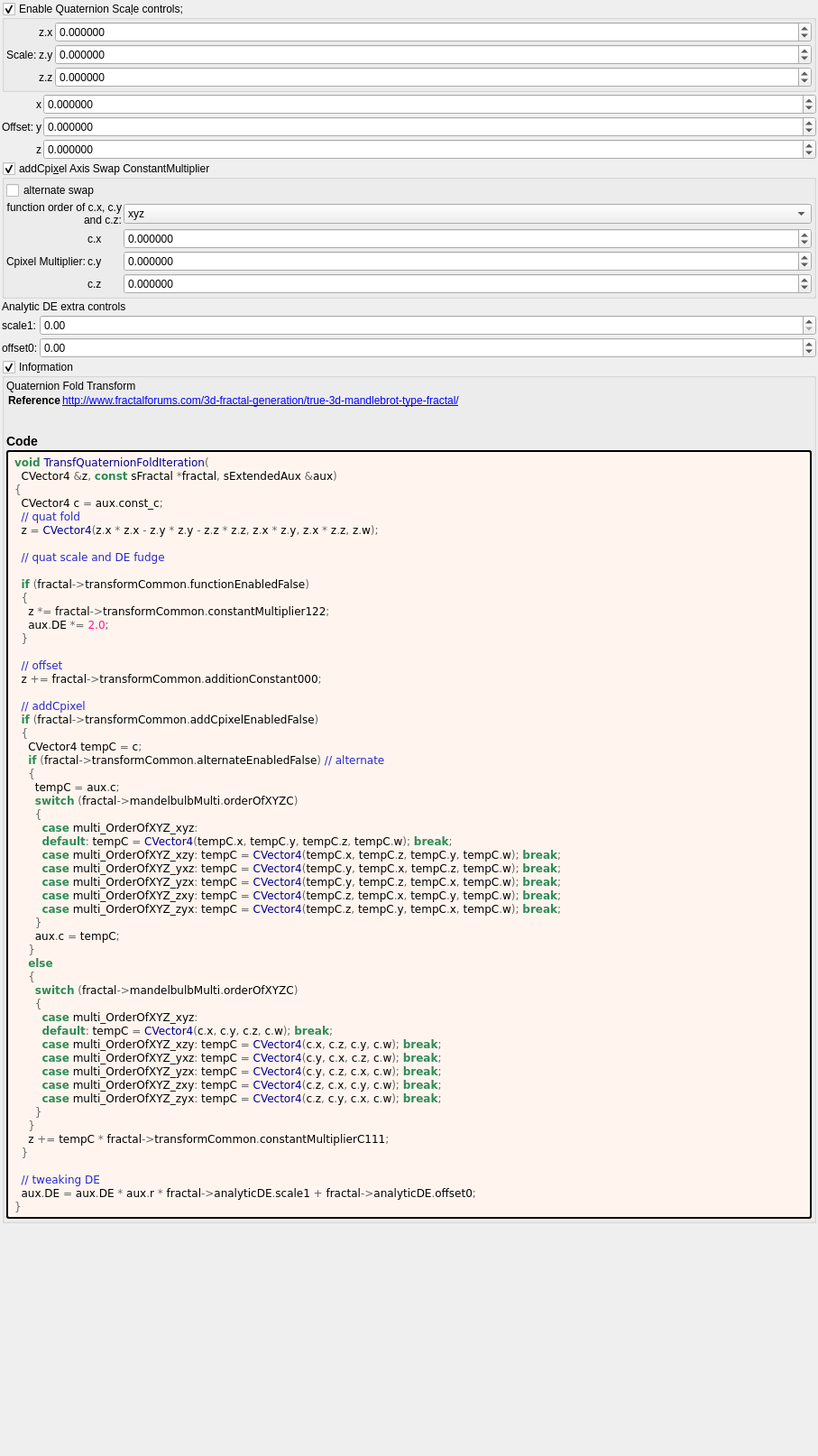
<?xml version="1.0" encoding="UTF-8"?>
<ui version="4.0">
 <class>transf_quaternion_fold</class>
 <widget class="QWidget" name="Form">
  <property name="geometry">
   <rect>
    <x>0</x>
    <y>0</y>
    <width>907</width>
    <height>1614</height>
   </rect>
  </property>
  <property name="windowTitle">
   <string notr="true">transf_quaternion_fold</string>
  </property>
  <layout class="QVBoxLayout" name="verticalLayout">
   <property name="spacing">
    <number>2</number>
   </property>
   <property name="leftMargin">
    <number>2</number>
   </property>
   <property name="topMargin">
    <number>2</number>
   </property>
   <property name="rightMargin">
    <number>2</number>
   </property>
   <property name="bottomMargin">
    <number>2</number>
   </property>
   <item>
    <widget class="MyGroupBox" name="groupCheck_transf_function_enabled_false">
     <property name="title">
      <string>Enable Quaternion Sca&amp;le controls;</string>
     </property>
     <property name="checkable">
      <bool>true</bool>
     </property>
     <layout class="QVBoxLayout" name="verticalLayout_9" stretch="0">
      <property name="spacing">
       <number>2</number>
      </property>
      <property name="leftMargin">
       <number>2</number>
      </property>
      <property name="topMargin">
       <number>2</number>
      </property>
      <property name="rightMargin">
       <number>2</number>
      </property>
      <property name="bottomMargin">
       <number>2</number>
      </property>
      <item>
       <layout class="QGridLayout" name="gridLayout_63" columnstretch="0,0,0,1" rowminimumheight="0,0,0,0,0">
        <property name="spacing">
         <number>2</number>
        </property>
        <item row="2" column="3">
         <widget class="MyDoubleSpinBox" name="spinbox3_transf_constant_multiplier_122_x">
          <property name="sizePolicy">
           <sizepolicy hsizetype="Minimum" vsizetype="Maximum">
            <horstretch>0</horstretch>
            <verstretch>0</verstretch>
           </sizepolicy>
          </property>
          <property name="prefix">
           <string/>
          </property>
          <property name="suffix">
           <string/>
          </property>
          <property name="decimals">
           <number>6</number>
          </property>
          <property name="minimum">
           <double>-99.989999999999995</double>
          </property>
          <property name="maximum">
           <double>99.989999999999995</double>
          </property>
          <property name="singleStep">
           <double>0.100000000000000</double>
          </property>
         </widget>
        </item>
        <item row="4" column="3">
         <widget class="MyDoubleSpinBox" name="spinbox3_transf_constant_multiplier_122_z">
          <property name="sizePolicy">
           <sizepolicy hsizetype="Minimum" vsizetype="Maximum">
            <horstretch>0</horstretch>
            <verstretch>0</verstretch>
           </sizepolicy>
          </property>
          <property name="prefix">
           <string/>
          </property>
          <property name="suffix">
           <string/>
          </property>
          <property name="decimals">
           <number>6</number>
          </property>
          <property name="minimum">
           <double>-99.989999999999995</double>
          </property>
          <property name="maximum">
           <double>99.989999999999995</double>
          </property>
          <property name="singleStep">
           <double>0.100000000000000</double>
          </property>
         </widget>
        </item>
        <item row="2" column="2">
         <widget class="QLabel" name="label_93">
          <property name="text">
           <string notr="true">z.x</string>
          </property>
         </widget>
        </item>
        <item row="3" column="1">
         <widget class="QLabel" name="label_91">
          <property name="text">
           <string>Scale:</string>
          </property>
         </widget>
        </item>
        <item row="3" column="2">
         <widget class="QLabel" name="label_90">
          <property name="text">
           <string notr="true">z.y</string>
          </property>
         </widget>
        </item>
        <item row="4" column="2">
         <widget class="QLabel" name="label_98">
          <property name="text">
           <string notr="true">z.z</string>
          </property>
         </widget>
        </item>
        <item row="3" column="3">
         <widget class="MyDoubleSpinBox" name="spinbox3_transf_constant_multiplier_122_y">
          <property name="sizePolicy">
           <sizepolicy hsizetype="Minimum" vsizetype="Maximum">
            <horstretch>0</horstretch>
            <verstretch>0</verstretch>
           </sizepolicy>
          </property>
          <property name="prefix">
           <string/>
          </property>
          <property name="suffix">
           <string/>
          </property>
          <property name="decimals">
           <number>6</number>
          </property>
          <property name="minimum">
           <double>-99.989999999999995</double>
          </property>
          <property name="maximum">
           <double>99.989999999999995</double>
          </property>
          <property name="singleStep">
           <double>0.100000000000000</double>
          </property>
         </widget>
        </item>
       </layout>
      </item>
     </layout>
    </widget>
   </item>
   <item>
    <layout class="QGridLayout" name="gridLayout_64" columnstretch="0,0,0,1">
     <property name="spacing">
      <number>2</number>
     </property>
     <item row="4" column="2">
      <widget class="QLabel" name="label_117">
       <property name="text">
        <string notr="true">z</string>
       </property>
      </widget>
     </item>
     <item row="3" column="1">
      <widget class="QLabel" name="label_256">
       <property name="text">
        <string>Offset:</string>
       </property>
      </widget>
     </item>
     <item row="2" column="2">
      <widget class="QLabel" name="label_115">
       <property name="text">
        <string notr="true">x</string>
       </property>
      </widget>
     </item>
     <item row="3" column="2">
      <widget class="QLabel" name="label_116">
       <property name="text">
        <string notr="true">y</string>
       </property>
      </widget>
     </item>
     <item row="3" column="3">
      <widget class="MyDoubleSpinBox" name="spinbox3_transf_addition_constant_y">
       <property name="sizePolicy">
        <sizepolicy hsizetype="Minimum" vsizetype="Maximum">
         <horstretch>0</horstretch>
         <verstretch>0</verstretch>
        </sizepolicy>
       </property>
       <property name="prefix">
        <string/>
       </property>
       <property name="suffix">
        <string/>
       </property>
       <property name="decimals">
        <number>6</number>
       </property>
       <property name="minimum">
        <double>-99.989999999999995</double>
       </property>
       <property name="maximum">
        <double>99.989999999999995</double>
       </property>
       <property name="singleStep">
        <double>0.100000000000000</double>
       </property>
      </widget>
     </item>
     <item row="2" column="3">
      <widget class="MyDoubleSpinBox" name="spinbox3_transf_addition_constant_x">
       <property name="sizePolicy">
        <sizepolicy hsizetype="Minimum" vsizetype="Maximum">
         <horstretch>0</horstretch>
         <verstretch>0</verstretch>
        </sizepolicy>
       </property>
       <property name="prefix">
        <string/>
       </property>
       <property name="suffix">
        <string/>
       </property>
       <property name="decimals">
        <number>6</number>
       </property>
       <property name="minimum">
        <double>-99.989999999999995</double>
       </property>
       <property name="maximum">
        <double>99.989999999999995</double>
       </property>
       <property name="singleStep">
        <double>0.100000000000000</double>
       </property>
      </widget>
     </item>
     <item row="4" column="3">
      <widget class="MyDoubleSpinBox" name="spinbox3_transf_addition_constant_z">
       <property name="sizePolicy">
        <sizepolicy hsizetype="Minimum" vsizetype="Maximum">
         <horstretch>0</horstretch>
         <verstretch>0</verstretch>
        </sizepolicy>
       </property>
       <property name="prefix">
        <string/>
       </property>
       <property name="suffix">
        <string/>
       </property>
       <property name="decimals">
        <number>6</number>
       </property>
       <property name="minimum">
        <double>-99.989999999999995</double>
       </property>
       <property name="maximum">
        <double>99.989999999999995</double>
       </property>
       <property name="singleStep">
        <double>0.100000000000000</double>
       </property>
      </widget>
     </item>
    </layout>
   </item>
   <item>
    <widget class="MyGroupBox" name="groupCheck_transf_addCpixel_enabled_false">
     <property name="toolTip">
      <string>&lt;html&gt;&lt;head/&gt;&lt;body&gt;&lt;p&gt;Cpixel is CVector3 c = ( c.x, c.y, c.z). It is each original point (pixel) in 3D space where the iteration starts from, ( c = original z for each point .) It is commonly found in formula structures z = f(z) + c.&lt;/p&gt;&lt;p&gt;The Cpixel multiplier effectively scales this point &amp;quot;c&amp;quot;.&lt;/p&gt;&lt;p&gt;This transform allows the swapping of the order of the &amp;quot;CVector3 c&amp;quot; components before being multiplied by &amp;quot;CVector3 z&amp;quot; components.&lt;/p&gt;&lt;/body&gt;&lt;/html&gt;</string>
     </property>
     <property name="title">
      <string>addCpi&amp;xel Axis Swap ConstantMultiplier</string>
     </property>
     <property name="checkable">
      <bool>true</bool>
     </property>
     <layout class="QVBoxLayout" name="verticalLayout_51">
      <property name="spacing">
       <number>2</number>
      </property>
      <property name="leftMargin">
       <number>2</number>
      </property>
      <property name="topMargin">
       <number>2</number>
      </property>
      <property name="rightMargin">
       <number>2</number>
      </property>
      <property name="bottomMargin">
       <number>2</number>
      </property>
      <item>
       <widget class="MyCheckBox" name="checkBox_transf_alternate_enabled_false">
        <property name="text">
         <string>alternate swap</string>
        </property>
       </widget>
      </item>
      <item>
       <layout class="QGridLayout" name="gridLayout_25" columnstretch="0,0,1">
        <property name="spacing">
         <number>2</number>
        </property>
        <item row="4" column="1">
         <widget class="QLabel" name="label_111">
          <property name="text">
           <string notr="true">c.z</string>
          </property>
         </widget>
        </item>
        <item row="2" column="1">
         <widget class="QLabel" name="label_109">
          <property name="text">
           <string notr="true">c.x</string>
          </property>
         </widget>
        </item>
        <item row="3" column="0">
         <widget class="QLabel" name="label_108">
          <property name="text">
           <string>Cpixel Multiplier:</string>
          </property>
         </widget>
        </item>
        <item row="3" column="2">
         <widget class="MyDoubleSpinBox" name="spinbox3_transf_constant_multiplierC_111_y">
          <property name="sizePolicy">
           <sizepolicy hsizetype="Minimum" vsizetype="Maximum">
            <horstretch>0</horstretch>
            <verstretch>0</verstretch>
           </sizepolicy>
          </property>
          <property name="prefix">
           <string/>
          </property>
          <property name="suffix">
           <string/>
          </property>
          <property name="decimals">
           <number>6</number>
          </property>
          <property name="minimum">
           <double>-99.989999999999995</double>
          </property>
          <property name="maximum">
           <double>99.989999999999995</double>
          </property>
          <property name="singleStep">
           <double>0.100000000000000</double>
          </property>
         </widget>
        </item>
        <item row="4" column="2">
         <widget class="MyDoubleSpinBox" name="spinbox3_transf_constant_multiplierC_111_z">
          <property name="sizePolicy">
           <sizepolicy hsizetype="Minimum" vsizetype="Maximum">
            <horstretch>0</horstretch>
            <verstretch>0</verstretch>
           </sizepolicy>
          </property>
          <property name="prefix">
           <string/>
          </property>
          <property name="suffix">
           <string/>
          </property>
          <property name="decimals">
           <number>6</number>
          </property>
          <property name="minimum">
           <double>-99.989999999999995</double>
          </property>
          <property name="maximum">
           <double>99.989999999999995</double>
          </property>
          <property name="singleStep">
           <double>0.100000000000000</double>
          </property>
         </widget>
        </item>
        <item row="3" column="1">
         <widget class="QLabel" name="label_110">
          <property name="text">
           <string notr="true">c.y</string>
          </property>
         </widget>
        </item>
        <item row="1" column="2">
         <widget class="MyComboBox" name="comboBox_mandelbulbMulti_order_of_xyz_C">
          <item>
           <property name="text">
            <string notr="true">xyz</string>
           </property>
          </item>
          <item>
           <property name="text">
            <string notr="true">xzy</string>
           </property>
          </item>
          <item>
           <property name="text">
            <string notr="true">yxz</string>
           </property>
          </item>
          <item>
           <property name="text">
            <string notr="true">yzx</string>
           </property>
          </item>
          <item>
           <property name="text">
            <string notr="true">zxy</string>
           </property>
          </item>
          <item>
           <property name="text">
            <string notr="true">zyx</string>
           </property>
          </item>
         </widget>
        </item>
        <item row="2" column="2">
         <widget class="MyDoubleSpinBox" name="spinbox3_transf_constant_multiplierC_111_x">
          <property name="sizePolicy">
           <sizepolicy hsizetype="Minimum" vsizetype="Maximum">
            <horstretch>0</horstretch>
            <verstretch>0</verstretch>
           </sizepolicy>
          </property>
          <property name="prefix">
           <string/>
          </property>
          <property name="suffix">
           <string/>
          </property>
          <property name="decimals">
           <number>6</number>
          </property>
          <property name="minimum">
           <double>-99.989999999999995</double>
          </property>
          <property name="maximum">
           <double>99.989999999999995</double>
          </property>
          <property name="singleStep">
           <double>0.100000000000000</double>
          </property>
         </widget>
        </item>
        <item row="1" column="0" colspan="2">
         <widget class="QLabel" name="label">
          <property name="text">
           <string>function order of c.x, c.y and c.z:</string>
          </property>
          <property name="alignment">
           <set>Qt::AlignRight|Qt::AlignTrailing|Qt::AlignVCenter</set>
          </property>
          <property name="wordWrap">
           <bool>true</bool>
          </property>
         </widget>
        </item>
       </layout>
      </item>
     </layout>
    </widget>
   </item>
   <item>
    <widget class="QLabel" name="label_112">
     <property name="text">
      <string>Analytic DE extra controls</string>
     </property>
    </widget>
   </item>
   <item>
    <layout class="QGridLayout" name="gridLayout_27" columnstretch="0,0,1">
     <property name="spacing">
      <number>2</number>
     </property>
     <item row="1" column="2">
      <widget class="MyDoubleSpinBox" name="spinbox_analyticDE_offset_0">
       <property name="sizePolicy">
        <sizepolicy hsizetype="Minimum" vsizetype="Maximum">
         <horstretch>0</horstretch>
         <verstretch>0</verstretch>
        </sizepolicy>
       </property>
       <property name="prefix">
        <string/>
       </property>
       <property name="suffix">
        <string/>
       </property>
       <property name="decimals">
        <number>2</number>
       </property>
       <property name="minimum">
        <double>-99.989999999999995</double>
       </property>
       <property name="maximum">
        <double>99.989999999999995</double>
       </property>
       <property name="singleStep">
        <double>0.100000000000000</double>
       </property>
      </widget>
     </item>
     <item row="1" column="1">
      <widget class="QLabel" name="label_177">
       <property name="text">
        <string>offset0:</string>
       </property>
      </widget>
     </item>
     <item row="0" column="1">
      <widget class="QLabel" name="label_176">
       <property name="text">
        <string>scale1:</string>
       </property>
      </widget>
     </item>
     <item row="0" column="2">
      <widget class="MyDoubleSpinBox" name="spinbox_analyticDE_scale_1">
       <property name="sizePolicy">
        <sizepolicy hsizetype="Minimum" vsizetype="Maximum">
         <horstretch>0</horstretch>
         <verstretch>0</verstretch>
        </sizepolicy>
       </property>
       <property name="prefix">
        <string/>
       </property>
       <property name="suffix">
        <string/>
       </property>
       <property name="decimals">
        <number>2</number>
       </property>
       <property name="minimum">
        <double>0.000000000000000</double>
       </property>
       <property name="maximum">
        <double>99.989999999999995</double>
       </property>
       <property name="singleStep">
        <double>0.100000000000000</double>
       </property>
      </widget>
     </item>
    </layout>
   </item>
   <item>
    <widget class="MyGroupBox" name="groupCheck_info">
     <property name="title">
      <string>Info&amp;rmation</string>
     </property>
     <property name="flat">
      <bool>false</bool>
     </property>
     <property name="checkable">
      <bool>true</bool>
     </property>
     <layout class="QVBoxLayout" name="verticalLayout_2">
      <property name="spacing">
       <number>2</number>
      </property>
      <property name="leftMargin">
       <number>2</number>
      </property>
      <property name="topMargin">
       <number>2</number>
      </property>
      <property name="rightMargin">
       <number>2</number>
      </property>
      <property name="bottomMargin">
       <number>2</number>
      </property>
      <item>
       <widget class="QLabel" name="label_information_general">
        <property name="text">
         <string notr="true">&lt;p&gt;Quaternion Fold Transform&lt;/p&gt;&lt;table&gt;
&lt;tr&gt;&lt;th&gt;Reference&lt;/th&gt;&lt;td&gt;&lt;a href=&quot;http://www.fractalforums.com/3d-fractal-generation/true-3d-mandlebrot-type-fractal/&quot;&gt;http://www.fractalforums.com/3d-fractal-generation/true-3d-mandlebrot-type-fractal/&lt;br&gt;
&lt;/td&gt;&lt;/tr&gt;
&lt;/table&gt;
&lt;h3&gt;Code&lt;/h3&gt;</string>
        </property>
        <property name="wordWrap">
         <bool>true</bool>
        </property>
        <property name="openExternalLinks">
         <bool>true</bool>
        </property>
        <property name="textInteractionFlags">
         <set>Qt::LinksAccessibleByMouse|Qt::TextSelectableByMouse</set>
        </property>
       </widget>
      </item>
      <item>
       <widget class="QLabel" name="label_code_content">
        <property name="styleSheet">
         <string notr="true">border-style: outset; border-width: 2px; border-radius: 3px; border-color: black; background-color: #fff5ee; padding: 4px;</string>
        </property>
        <property name="text">
         <string notr="true">&lt;body style=&quot;background-color:#fff5ee&quot;&gt;
&lt;pre style=&quot;color:#000000; background-color:#fff5ee;  font-family:'Courier New',monospace;&quot;&gt;&lt;span style=&quot;color:#2e8b57; font-weight:bold&quot;&gt;void&lt;/span&gt; &lt;span style=&quot;color:#00008f&quot;&gt;TransfQuaternionFoldIteration&lt;/span&gt;&lt;span style=&quot;color:#676767&quot;&gt;(&lt;/span&gt;
  CVector4 &lt;span style=&quot;color:#676767&quot;&gt;&amp;amp;&lt;/span&gt;z&lt;span style=&quot;color:#676767&quot;&gt;,&lt;/span&gt; &lt;span style=&quot;color:#2e8b57; font-weight:bold&quot;&gt;const&lt;/span&gt; sFractal &lt;span style=&quot;color:#676767&quot;&gt;*&lt;/span&gt;fractal&lt;span style=&quot;color:#676767&quot;&gt;,&lt;/span&gt; sExtendedAux &lt;span style=&quot;color:#676767&quot;&gt;&amp;amp;&lt;/span&gt;aux&lt;span style=&quot;color:#676767&quot;&gt;)&lt;/span&gt;
&lt;span style=&quot;color:#676767&quot;&gt;{&lt;/span&gt;
  CVector4 c &lt;span style=&quot;color:#676767&quot;&gt;=&lt;/span&gt; aux&lt;span style=&quot;color:#676767&quot;&gt;.&lt;/span&gt;const_c&lt;span style=&quot;color:#676767&quot;&gt;;&lt;/span&gt;
  &lt;span style=&quot;color:#2929cc&quot;&gt;// quat fold&lt;/span&gt;
  z &lt;span style=&quot;color:#676767&quot;&gt;=&lt;/span&gt; &lt;span style=&quot;color:#00008f&quot;&gt;CVector4&lt;/span&gt;&lt;span style=&quot;color:#676767&quot;&gt;(&lt;/span&gt;z&lt;span style=&quot;color:#676767&quot;&gt;.&lt;/span&gt;x &lt;span style=&quot;color:#676767&quot;&gt;*&lt;/span&gt; z&lt;span style=&quot;color:#676767&quot;&gt;.&lt;/span&gt;x &lt;span style=&quot;color:#676767&quot;&gt;-&lt;/span&gt; z&lt;span style=&quot;color:#676767&quot;&gt;.&lt;/span&gt;y &lt;span style=&quot;color:#676767&quot;&gt;*&lt;/span&gt; z&lt;span style=&quot;color:#676767&quot;&gt;.&lt;/span&gt;y &lt;span style=&quot;color:#676767&quot;&gt;-&lt;/span&gt; z&lt;span style=&quot;color:#676767&quot;&gt;.&lt;/span&gt;z &lt;span style=&quot;color:#676767&quot;&gt;*&lt;/span&gt; z&lt;span style=&quot;color:#676767&quot;&gt;.&lt;/span&gt;z&lt;span style=&quot;color:#676767&quot;&gt;,&lt;/span&gt; z&lt;span style=&quot;color:#676767&quot;&gt;.&lt;/span&gt;x &lt;span style=&quot;color:#676767&quot;&gt;*&lt;/span&gt; z&lt;span style=&quot;color:#676767&quot;&gt;.&lt;/span&gt;y&lt;span style=&quot;color:#676767&quot;&gt;,&lt;/span&gt; z&lt;span style=&quot;color:#676767&quot;&gt;.&lt;/span&gt;x &lt;span style=&quot;color:#676767&quot;&gt;*&lt;/span&gt; z&lt;span style=&quot;color:#676767&quot;&gt;.&lt;/span&gt;z&lt;span style=&quot;color:#676767&quot;&gt;,&lt;/span&gt; z&lt;span style=&quot;color:#676767&quot;&gt;.&lt;/span&gt;w&lt;span style=&quot;color:#676767&quot;&gt;);&lt;/span&gt;

  &lt;span style=&quot;color:#2929cc&quot;&gt;// quat scale and DE fudge&lt;/span&gt;

  &lt;span style=&quot;color:#2e8b57; font-weight:bold&quot;&gt;if&lt;/span&gt; &lt;span style=&quot;color:#676767&quot;&gt;(&lt;/span&gt;fractal&lt;span style=&quot;color:#676767&quot;&gt;-&amp;gt;&lt;/span&gt;transformCommon&lt;span style=&quot;color:#676767&quot;&gt;.&lt;/span&gt;functionEnabledFalse&lt;span style=&quot;color:#676767&quot;&gt;)&lt;/span&gt;
  &lt;span style=&quot;color:#676767&quot;&gt;{&lt;/span&gt;
    z &lt;span style=&quot;color:#676767&quot;&gt;*=&lt;/span&gt; fractal&lt;span style=&quot;color:#676767&quot;&gt;-&amp;gt;&lt;/span&gt;transformCommon&lt;span style=&quot;color:#676767&quot;&gt;.&lt;/span&gt;constantMultiplier122&lt;span style=&quot;color:#676767&quot;&gt;;&lt;/span&gt;
    aux&lt;span style=&quot;color:#676767&quot;&gt;.&lt;/span&gt;DE &lt;span style=&quot;color:#676767&quot;&gt;*=&lt;/span&gt; &lt;span style=&quot;color:#ff1493&quot;&gt;2.0&lt;/span&gt;&lt;span style=&quot;color:#676767&quot;&gt;;&lt;/span&gt;
  &lt;span style=&quot;color:#676767&quot;&gt;}&lt;/span&gt;

  &lt;span style=&quot;color:#2929cc&quot;&gt;// offset&lt;/span&gt;
  z &lt;span style=&quot;color:#676767&quot;&gt;+=&lt;/span&gt; fractal&lt;span style=&quot;color:#676767&quot;&gt;-&amp;gt;&lt;/span&gt;transformCommon&lt;span style=&quot;color:#676767&quot;&gt;.&lt;/span&gt;additionConstant000&lt;span style=&quot;color:#676767&quot;&gt;;&lt;/span&gt;

  &lt;span style=&quot;color:#2929cc&quot;&gt;// addCpixel&lt;/span&gt;
  &lt;span style=&quot;color:#2e8b57; font-weight:bold&quot;&gt;if&lt;/span&gt; &lt;span style=&quot;color:#676767&quot;&gt;(&lt;/span&gt;fractal&lt;span style=&quot;color:#676767&quot;&gt;-&amp;gt;&lt;/span&gt;transformCommon&lt;span style=&quot;color:#676767&quot;&gt;.&lt;/span&gt;addCpixelEnabledFalse&lt;span style=&quot;color:#676767&quot;&gt;)&lt;/span&gt;
  &lt;span style=&quot;color:#676767&quot;&gt;{&lt;/span&gt;
    CVector4 tempC &lt;span style=&quot;color:#676767&quot;&gt;=&lt;/span&gt; c&lt;span style=&quot;color:#676767&quot;&gt;;&lt;/span&gt;
    &lt;span style=&quot;color:#2e8b57; font-weight:bold&quot;&gt;if&lt;/span&gt; &lt;span style=&quot;color:#676767&quot;&gt;(&lt;/span&gt;fractal&lt;span style=&quot;color:#676767&quot;&gt;-&amp;gt;&lt;/span&gt;transformCommon&lt;span style=&quot;color:#676767&quot;&gt;.&lt;/span&gt;alternateEnabledFalse&lt;span style=&quot;color:#676767&quot;&gt;)&lt;/span&gt; &lt;span style=&quot;color:#2929cc&quot;&gt;// alternate&lt;/span&gt;
    &lt;span style=&quot;color:#676767&quot;&gt;{&lt;/span&gt;
      tempC &lt;span style=&quot;color:#676767&quot;&gt;=&lt;/span&gt; aux&lt;span style=&quot;color:#676767&quot;&gt;.&lt;/span&gt;c&lt;span style=&quot;color:#676767&quot;&gt;;&lt;/span&gt;
      &lt;span style=&quot;color:#2e8b57; font-weight:bold&quot;&gt;switch&lt;/span&gt; &lt;span style=&quot;color:#676767&quot;&gt;(&lt;/span&gt;fractal&lt;span style=&quot;color:#676767&quot;&gt;-&amp;gt;&lt;/span&gt;mandelbulbMulti&lt;span style=&quot;color:#676767&quot;&gt;.&lt;/span&gt;orderOfXYZC&lt;span style=&quot;color:#676767&quot;&gt;)&lt;/span&gt;
      &lt;span style=&quot;color:#676767&quot;&gt;{&lt;/span&gt;
        &lt;span style=&quot;color:#2e8b57; font-weight:bold&quot;&gt;case&lt;/span&gt; multi_OrderOfXYZ_xyz&lt;span style=&quot;color:#676767&quot;&gt;:&lt;/span&gt;
        &lt;span style=&quot;color:#2e8b57; font-weight:bold&quot;&gt;default&lt;/span&gt;&lt;span style=&quot;color:#676767&quot;&gt;:&lt;/span&gt; tempC &lt;span style=&quot;color:#676767&quot;&gt;=&lt;/span&gt; &lt;span style=&quot;color:#00008f&quot;&gt;CVector4&lt;/span&gt;&lt;span style=&quot;color:#676767&quot;&gt;(&lt;/span&gt;tempC&lt;span style=&quot;color:#676767&quot;&gt;.&lt;/span&gt;x&lt;span style=&quot;color:#676767&quot;&gt;,&lt;/span&gt; tempC&lt;span style=&quot;color:#676767&quot;&gt;.&lt;/span&gt;y&lt;span style=&quot;color:#676767&quot;&gt;,&lt;/span&gt; tempC&lt;span style=&quot;color:#676767&quot;&gt;.&lt;/span&gt;z&lt;span style=&quot;color:#676767&quot;&gt;,&lt;/span&gt; tempC&lt;span style=&quot;color:#676767&quot;&gt;.&lt;/span&gt;w&lt;span style=&quot;color:#676767&quot;&gt;);&lt;/span&gt; &lt;span style=&quot;color:#2e8b57; font-weight:bold&quot;&gt;break&lt;/span&gt;&lt;span style=&quot;color:#676767&quot;&gt;;&lt;/span&gt;
        &lt;span style=&quot;color:#2e8b57; font-weight:bold&quot;&gt;case&lt;/span&gt; multi_OrderOfXYZ_xzy&lt;span style=&quot;color:#676767&quot;&gt;:&lt;/span&gt; tempC &lt;span style=&quot;color:#676767&quot;&gt;=&lt;/span&gt; &lt;span style=&quot;color:#00008f&quot;&gt;CVector4&lt;/span&gt;&lt;span style=&quot;color:#676767&quot;&gt;(&lt;/span&gt;tempC&lt;span style=&quot;color:#676767&quot;&gt;.&lt;/span&gt;x&lt;span style=&quot;color:#676767&quot;&gt;,&lt;/span&gt; tempC&lt;span style=&quot;color:#676767&quot;&gt;.&lt;/span&gt;z&lt;span style=&quot;color:#676767&quot;&gt;,&lt;/span&gt; tempC&lt;span style=&quot;color:#676767&quot;&gt;.&lt;/span&gt;y&lt;span style=&quot;color:#676767&quot;&gt;,&lt;/span&gt; tempC&lt;span style=&quot;color:#676767&quot;&gt;.&lt;/span&gt;w&lt;span style=&quot;color:#676767&quot;&gt;);&lt;/span&gt; &lt;span style=&quot;color:#2e8b57; font-weight:bold&quot;&gt;break&lt;/span&gt;&lt;span style=&quot;color:#676767&quot;&gt;;&lt;/span&gt;
        &lt;span style=&quot;color:#2e8b57; font-weight:bold&quot;&gt;case&lt;/span&gt; multi_OrderOfXYZ_yxz&lt;span style=&quot;color:#676767&quot;&gt;:&lt;/span&gt; tempC &lt;span style=&quot;color:#676767&quot;&gt;=&lt;/span&gt; &lt;span style=&quot;color:#00008f&quot;&gt;CVector4&lt;/span&gt;&lt;span style=&quot;color:#676767&quot;&gt;(&lt;/span&gt;tempC&lt;span style=&quot;color:#676767&quot;&gt;.&lt;/span&gt;y&lt;span style=&quot;color:#676767&quot;&gt;,&lt;/span&gt; tempC&lt;span style=&quot;color:#676767&quot;&gt;.&lt;/span&gt;x&lt;span style=&quot;color:#676767&quot;&gt;,&lt;/span&gt; tempC&lt;span style=&quot;color:#676767&quot;&gt;.&lt;/span&gt;z&lt;span style=&quot;color:#676767&quot;&gt;,&lt;/span&gt; tempC&lt;span style=&quot;color:#676767&quot;&gt;.&lt;/span&gt;w&lt;span style=&quot;color:#676767&quot;&gt;);&lt;/span&gt; &lt;span style=&quot;color:#2e8b57; font-weight:bold&quot;&gt;break&lt;/span&gt;&lt;span style=&quot;color:#676767&quot;&gt;;&lt;/span&gt;
        &lt;span style=&quot;color:#2e8b57; font-weight:bold&quot;&gt;case&lt;/span&gt; multi_OrderOfXYZ_yzx&lt;span style=&quot;color:#676767&quot;&gt;:&lt;/span&gt; tempC &lt;span style=&quot;color:#676767&quot;&gt;=&lt;/span&gt; &lt;span style=&quot;color:#00008f&quot;&gt;CVector4&lt;/span&gt;&lt;span style=&quot;color:#676767&quot;&gt;(&lt;/span&gt;tempC&lt;span style=&quot;color:#676767&quot;&gt;.&lt;/span&gt;y&lt;span style=&quot;color:#676767&quot;&gt;,&lt;/span&gt; tempC&lt;span style=&quot;color:#676767&quot;&gt;.&lt;/span&gt;z&lt;span style=&quot;color:#676767&quot;&gt;,&lt;/span&gt; tempC&lt;span style=&quot;color:#676767&quot;&gt;.&lt;/span&gt;x&lt;span style=&quot;color:#676767&quot;&gt;,&lt;/span&gt; tempC&lt;span style=&quot;color:#676767&quot;&gt;.&lt;/span&gt;w&lt;span style=&quot;color:#676767&quot;&gt;);&lt;/span&gt; &lt;span style=&quot;color:#2e8b57; font-weight:bold&quot;&gt;break&lt;/span&gt;&lt;span style=&quot;color:#676767&quot;&gt;;&lt;/span&gt;
        &lt;span style=&quot;color:#2e8b57; font-weight:bold&quot;&gt;case&lt;/span&gt; multi_OrderOfXYZ_zxy&lt;span style=&quot;color:#676767&quot;&gt;:&lt;/span&gt; tempC &lt;span style=&quot;color:#676767&quot;&gt;=&lt;/span&gt; &lt;span style=&quot;color:#00008f&quot;&gt;CVector4&lt;/span&gt;&lt;span style=&quot;color:#676767&quot;&gt;(&lt;/span&gt;tempC&lt;span style=&quot;color:#676767&quot;&gt;.&lt;/span&gt;z&lt;span style=&quot;color:#676767&quot;&gt;,&lt;/span&gt; tempC&lt;span style=&quot;color:#676767&quot;&gt;.&lt;/span&gt;x&lt;span style=&quot;color:#676767&quot;&gt;,&lt;/span&gt; tempC&lt;span style=&quot;color:#676767&quot;&gt;.&lt;/span&gt;y&lt;span style=&quot;color:#676767&quot;&gt;,&lt;/span&gt; tempC&lt;span style=&quot;color:#676767&quot;&gt;.&lt;/span&gt;w&lt;span style=&quot;color:#676767&quot;&gt;);&lt;/span&gt; &lt;span style=&quot;color:#2e8b57; font-weight:bold&quot;&gt;break&lt;/span&gt;&lt;span style=&quot;color:#676767&quot;&gt;;&lt;/span&gt;
        &lt;span style=&quot;color:#2e8b57; font-weight:bold&quot;&gt;case&lt;/span&gt; multi_OrderOfXYZ_zyx&lt;span style=&quot;color:#676767&quot;&gt;:&lt;/span&gt; tempC &lt;span style=&quot;color:#676767&quot;&gt;=&lt;/span&gt; &lt;span style=&quot;color:#00008f&quot;&gt;CVector4&lt;/span&gt;&lt;span style=&quot;color:#676767&quot;&gt;(&lt;/span&gt;tempC&lt;span style=&quot;color:#676767&quot;&gt;.&lt;/span&gt;z&lt;span style=&quot;color:#676767&quot;&gt;,&lt;/span&gt; tempC&lt;span style=&quot;color:#676767&quot;&gt;.&lt;/span&gt;y&lt;span style=&quot;color:#676767&quot;&gt;,&lt;/span&gt; tempC&lt;span style=&quot;color:#676767&quot;&gt;.&lt;/span&gt;x&lt;span style=&quot;color:#676767&quot;&gt;,&lt;/span&gt; tempC&lt;span style=&quot;color:#676767&quot;&gt;.&lt;/span&gt;w&lt;span style=&quot;color:#676767&quot;&gt;);&lt;/span&gt; &lt;span style=&quot;color:#2e8b57; font-weight:bold&quot;&gt;break&lt;/span&gt;&lt;span style=&quot;color:#676767&quot;&gt;;&lt;/span&gt;
      &lt;span style=&quot;color:#676767&quot;&gt;}&lt;/span&gt;
      aux&lt;span style=&quot;color:#676767&quot;&gt;.&lt;/span&gt;c &lt;span style=&quot;color:#676767&quot;&gt;=&lt;/span&gt; tempC&lt;span style=&quot;color:#676767&quot;&gt;;&lt;/span&gt;
    &lt;span style=&quot;color:#676767&quot;&gt;}&lt;/span&gt;
    &lt;span style=&quot;color:#2e8b57; font-weight:bold&quot;&gt;else&lt;/span&gt;
    &lt;span style=&quot;color:#676767&quot;&gt;{&lt;/span&gt;
      &lt;span style=&quot;color:#2e8b57; font-weight:bold&quot;&gt;switch&lt;/span&gt; &lt;span style=&quot;color:#676767&quot;&gt;(&lt;/span&gt;fractal&lt;span style=&quot;color:#676767&quot;&gt;-&amp;gt;&lt;/span&gt;mandelbulbMulti&lt;span style=&quot;color:#676767&quot;&gt;.&lt;/span&gt;orderOfXYZC&lt;span style=&quot;color:#676767&quot;&gt;)&lt;/span&gt;
      &lt;span style=&quot;color:#676767&quot;&gt;{&lt;/span&gt;
        &lt;span style=&quot;color:#2e8b57; font-weight:bold&quot;&gt;case&lt;/span&gt; multi_OrderOfXYZ_xyz&lt;span style=&quot;color:#676767&quot;&gt;:&lt;/span&gt;
        &lt;span style=&quot;color:#2e8b57; font-weight:bold&quot;&gt;default&lt;/span&gt;&lt;span style=&quot;color:#676767&quot;&gt;:&lt;/span&gt; tempC &lt;span style=&quot;color:#676767&quot;&gt;=&lt;/span&gt; &lt;span style=&quot;color:#00008f&quot;&gt;CVector4&lt;/span&gt;&lt;span style=&quot;color:#676767&quot;&gt;(&lt;/span&gt;c&lt;span style=&quot;color:#676767&quot;&gt;.&lt;/span&gt;x&lt;span style=&quot;color:#676767&quot;&gt;,&lt;/span&gt; c&lt;span style=&quot;color:#676767&quot;&gt;.&lt;/span&gt;y&lt;span style=&quot;color:#676767&quot;&gt;,&lt;/span&gt; c&lt;span style=&quot;color:#676767&quot;&gt;.&lt;/span&gt;z&lt;span style=&quot;color:#676767&quot;&gt;,&lt;/span&gt; c&lt;span style=&quot;color:#676767&quot;&gt;.&lt;/span&gt;w&lt;span style=&quot;color:#676767&quot;&gt;);&lt;/span&gt; &lt;span style=&quot;color:#2e8b57; font-weight:bold&quot;&gt;break&lt;/span&gt;&lt;span style=&quot;color:#676767&quot;&gt;;&lt;/span&gt;
        &lt;span style=&quot;color:#2e8b57; font-weight:bold&quot;&gt;case&lt;/span&gt; multi_OrderOfXYZ_xzy&lt;span style=&quot;color:#676767&quot;&gt;:&lt;/span&gt; tempC &lt;span style=&quot;color:#676767&quot;&gt;=&lt;/span&gt; &lt;span style=&quot;color:#00008f&quot;&gt;CVector4&lt;/span&gt;&lt;span style=&quot;color:#676767&quot;&gt;(&lt;/span&gt;c&lt;span style=&quot;color:#676767&quot;&gt;.&lt;/span&gt;x&lt;span style=&quot;color:#676767&quot;&gt;,&lt;/span&gt; c&lt;span style=&quot;color:#676767&quot;&gt;.&lt;/span&gt;z&lt;span style=&quot;color:#676767&quot;&gt;,&lt;/span&gt; c&lt;span style=&quot;color:#676767&quot;&gt;.&lt;/span&gt;y&lt;span style=&quot;color:#676767&quot;&gt;,&lt;/span&gt; c&lt;span style=&quot;color:#676767&quot;&gt;.&lt;/span&gt;w&lt;span style=&quot;color:#676767&quot;&gt;);&lt;/span&gt; &lt;span style=&quot;color:#2e8b57; font-weight:bold&quot;&gt;break&lt;/span&gt;&lt;span style=&quot;color:#676767&quot;&gt;;&lt;/span&gt;
        &lt;span style=&quot;color:#2e8b57; font-weight:bold&quot;&gt;case&lt;/span&gt; multi_OrderOfXYZ_yxz&lt;span style=&quot;color:#676767&quot;&gt;:&lt;/span&gt; tempC &lt;span style=&quot;color:#676767&quot;&gt;=&lt;/span&gt; &lt;span style=&quot;color:#00008f&quot;&gt;CVector4&lt;/span&gt;&lt;span style=&quot;color:#676767&quot;&gt;(&lt;/span&gt;c&lt;span style=&quot;color:#676767&quot;&gt;.&lt;/span&gt;y&lt;span style=&quot;color:#676767&quot;&gt;,&lt;/span&gt; c&lt;span style=&quot;color:#676767&quot;&gt;.&lt;/span&gt;x&lt;span style=&quot;color:#676767&quot;&gt;,&lt;/span&gt; c&lt;span style=&quot;color:#676767&quot;&gt;.&lt;/span&gt;z&lt;span style=&quot;color:#676767&quot;&gt;,&lt;/span&gt; c&lt;span style=&quot;color:#676767&quot;&gt;.&lt;/span&gt;w&lt;span style=&quot;color:#676767&quot;&gt;);&lt;/span&gt; &lt;span style=&quot;color:#2e8b57; font-weight:bold&quot;&gt;break&lt;/span&gt;&lt;span style=&quot;color:#676767&quot;&gt;;&lt;/span&gt;
        &lt;span style=&quot;color:#2e8b57; font-weight:bold&quot;&gt;case&lt;/span&gt; multi_OrderOfXYZ_yzx&lt;span style=&quot;color:#676767&quot;&gt;:&lt;/span&gt; tempC &lt;span style=&quot;color:#676767&quot;&gt;=&lt;/span&gt; &lt;span style=&quot;color:#00008f&quot;&gt;CVector4&lt;/span&gt;&lt;span style=&quot;color:#676767&quot;&gt;(&lt;/span&gt;c&lt;span style=&quot;color:#676767&quot;&gt;.&lt;/span&gt;y&lt;span style=&quot;color:#676767&quot;&gt;,&lt;/span&gt; c&lt;span style=&quot;color:#676767&quot;&gt;.&lt;/span&gt;z&lt;span style=&quot;color:#676767&quot;&gt;,&lt;/span&gt; c&lt;span style=&quot;color:#676767&quot;&gt;.&lt;/span&gt;x&lt;span style=&quot;color:#676767&quot;&gt;,&lt;/span&gt; c&lt;span style=&quot;color:#676767&quot;&gt;.&lt;/span&gt;w&lt;span style=&quot;color:#676767&quot;&gt;);&lt;/span&gt; &lt;span style=&quot;color:#2e8b57; font-weight:bold&quot;&gt;break&lt;/span&gt;&lt;span style=&quot;color:#676767&quot;&gt;;&lt;/span&gt;
        &lt;span style=&quot;color:#2e8b57; font-weight:bold&quot;&gt;case&lt;/span&gt; multi_OrderOfXYZ_zxy&lt;span style=&quot;color:#676767&quot;&gt;:&lt;/span&gt; tempC &lt;span style=&quot;color:#676767&quot;&gt;=&lt;/span&gt; &lt;span style=&quot;color:#00008f&quot;&gt;CVector4&lt;/span&gt;&lt;span style=&quot;color:#676767&quot;&gt;(&lt;/span&gt;c&lt;span style=&quot;color:#676767&quot;&gt;.&lt;/span&gt;z&lt;span style=&quot;color:#676767&quot;&gt;,&lt;/span&gt; c&lt;span style=&quot;color:#676767&quot;&gt;.&lt;/span&gt;x&lt;span style=&quot;color:#676767&quot;&gt;,&lt;/span&gt; c&lt;span style=&quot;color:#676767&quot;&gt;.&lt;/span&gt;y&lt;span style=&quot;color:#676767&quot;&gt;,&lt;/span&gt; c&lt;span style=&quot;color:#676767&quot;&gt;.&lt;/span&gt;w&lt;span style=&quot;color:#676767&quot;&gt;);&lt;/span&gt; &lt;span style=&quot;color:#2e8b57; font-weight:bold&quot;&gt;break&lt;/span&gt;&lt;span style=&quot;color:#676767&quot;&gt;;&lt;/span&gt;
        &lt;span style=&quot;color:#2e8b57; font-weight:bold&quot;&gt;case&lt;/span&gt; multi_OrderOfXYZ_zyx&lt;span style=&quot;color:#676767&quot;&gt;:&lt;/span&gt; tempC &lt;span style=&quot;color:#676767&quot;&gt;=&lt;/span&gt; &lt;span style=&quot;color:#00008f&quot;&gt;CVector4&lt;/span&gt;&lt;span style=&quot;color:#676767&quot;&gt;(&lt;/span&gt;c&lt;span style=&quot;color:#676767&quot;&gt;.&lt;/span&gt;z&lt;span style=&quot;color:#676767&quot;&gt;,&lt;/span&gt; c&lt;span style=&quot;color:#676767&quot;&gt;.&lt;/span&gt;y&lt;span style=&quot;color:#676767&quot;&gt;,&lt;/span&gt; c&lt;span style=&quot;color:#676767&quot;&gt;.&lt;/span&gt;x&lt;span style=&quot;color:#676767&quot;&gt;,&lt;/span&gt; c&lt;span style=&quot;color:#676767&quot;&gt;.&lt;/span&gt;w&lt;span style=&quot;color:#676767&quot;&gt;);&lt;/span&gt; &lt;span style=&quot;color:#2e8b57; font-weight:bold&quot;&gt;break&lt;/span&gt;&lt;span style=&quot;color:#676767&quot;&gt;;&lt;/span&gt;
      &lt;span style=&quot;color:#676767&quot;&gt;}&lt;/span&gt;
    &lt;span style=&quot;color:#676767&quot;&gt;}&lt;/span&gt;
    z &lt;span style=&quot;color:#676767&quot;&gt;+=&lt;/span&gt; tempC &lt;span style=&quot;color:#676767&quot;&gt;*&lt;/span&gt; fractal&lt;span style=&quot;color:#676767&quot;&gt;-&amp;gt;&lt;/span&gt;transformCommon&lt;span style=&quot;color:#676767&quot;&gt;.&lt;/span&gt;constantMultiplierC111&lt;span style=&quot;color:#676767&quot;&gt;;&lt;/span&gt;
  &lt;span style=&quot;color:#676767&quot;&gt;}&lt;/span&gt;

  &lt;span style=&quot;color:#2929cc&quot;&gt;// tweaking DE&lt;/span&gt;
  aux&lt;span style=&quot;color:#676767&quot;&gt;.&lt;/span&gt;DE &lt;span style=&quot;color:#676767&quot;&gt;=&lt;/span&gt; aux&lt;span style=&quot;color:#676767&quot;&gt;.&lt;/span&gt;DE &lt;span style=&quot;color:#676767&quot;&gt;*&lt;/span&gt; aux&lt;span style=&quot;color:#676767&quot;&gt;.&lt;/span&gt;r &lt;span style=&quot;color:#676767&quot;&gt;*&lt;/span&gt; fractal&lt;span style=&quot;color:#676767&quot;&gt;-&amp;gt;&lt;/span&gt;analyticDE&lt;span style=&quot;color:#676767&quot;&gt;.&lt;/span&gt;scale1 &lt;span style=&quot;color:#676767&quot;&gt;+&lt;/span&gt; fractal&lt;span style=&quot;color:#676767&quot;&gt;-&amp;gt;&lt;/span&gt;analyticDE&lt;span style=&quot;color:#676767&quot;&gt;.&lt;/span&gt;offset0&lt;span style=&quot;color:#676767&quot;&gt;;&lt;/span&gt;
&lt;span style=&quot;color:#676767&quot;&gt;}&lt;/span&gt;
&lt;/pre&gt;
&lt;/body&gt;</string>
        </property>
        <property name="wordWrap">
         <bool>true</bool>
        </property>
        <property name="openExternalLinks">
         <bool>true</bool>
        </property>
        <property name="textInteractionFlags">
         <set>Qt::LinksAccessibleByMouse|Qt::TextSelectableByMouse</set>
        </property>
       </widget>
      </item>
     </layout>
    </widget>
   </item>
   <item>
    <spacer name="verticalSpacer_2">
     <property name="orientation">
      <enum>Qt::Vertical</enum>
     </property>
     <property name="sizeHint" stdset="0">
      <size>
       <width>20</width>
       <height>40</height>
      </size>
     </property>
    </spacer>
   </item>
  </layout>
 </widget>
 <customwidgets>
  <customwidget>
   <class>MyGroupBox</class>
   <extends>QGroupBox</extends>
   <header>my_group_box.h</header>
   <container>1</container>
  </customwidget>
  <customwidget>
   <class>MyCheckBox</class>
   <extends>QCheckBox</extends>
   <header>my_check_box.h</header>
  </customwidget>
  <customwidget>
   <class>MyDoubleSpinBox</class>
   <extends>QDoubleSpinBox</extends>
   <header>my_double_spin_box.h</header>
  </customwidget>
  <customwidget>
   <class>MyComboBox</class>
   <extends>QComboBox</extends>
   <header>my_combo_box.h</header>
  </customwidget>
 </customwidgets>
 <tabstops>
  <tabstop>groupCheck_transf_function_enabled_false</tabstop>
  <tabstop>spinbox3_transf_constant_multiplier_122_x</tabstop>
  <tabstop>spinbox3_transf_constant_multiplier_122_y</tabstop>
  <tabstop>spinbox3_transf_constant_multiplier_122_z</tabstop>
  <tabstop>groupCheck_transf_addCpixel_enabled_false</tabstop>
  <tabstop>spinbox3_transf_constant_multiplierC_111_x</tabstop>
  <tabstop>spinbox3_transf_constant_multiplierC_111_y</tabstop>
  <tabstop>spinbox3_transf_constant_multiplierC_111_z</tabstop>
  <tabstop>groupCheck_info</tabstop>
 </tabstops>
 <resources/>
 <connections/>
</ui>
